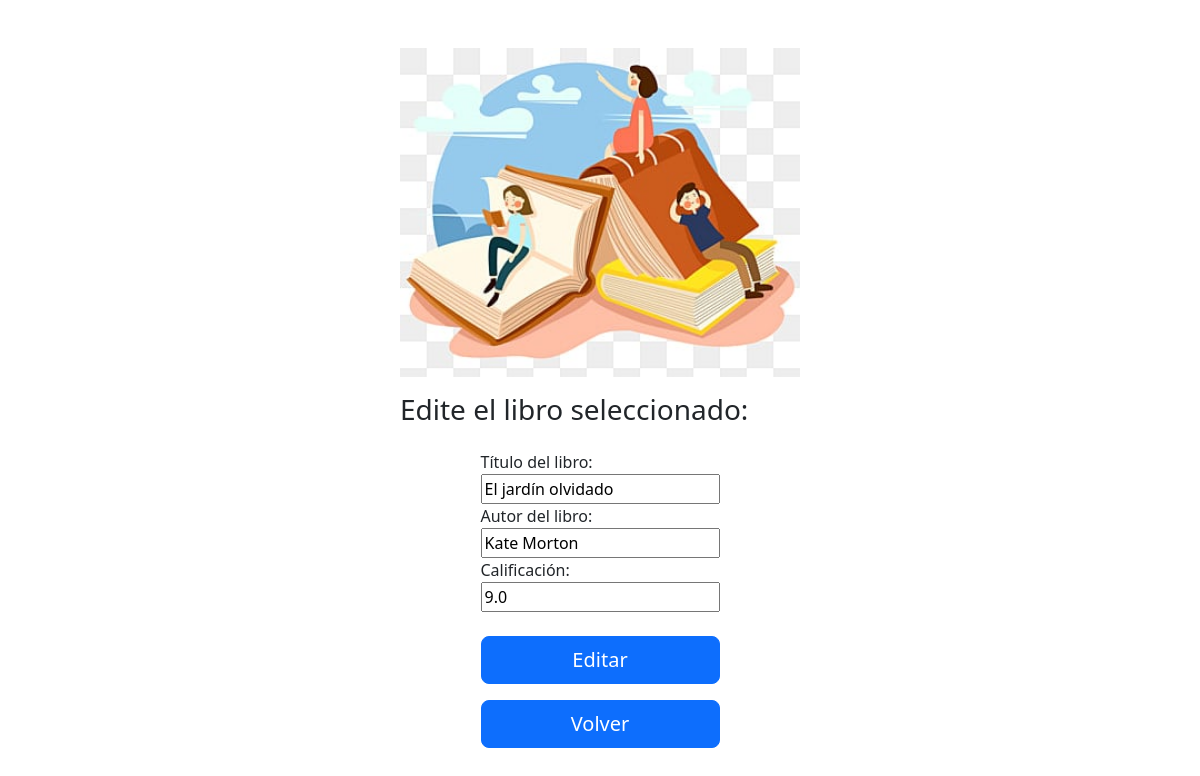
The page /edit?id=1 on the database as committed earlier.
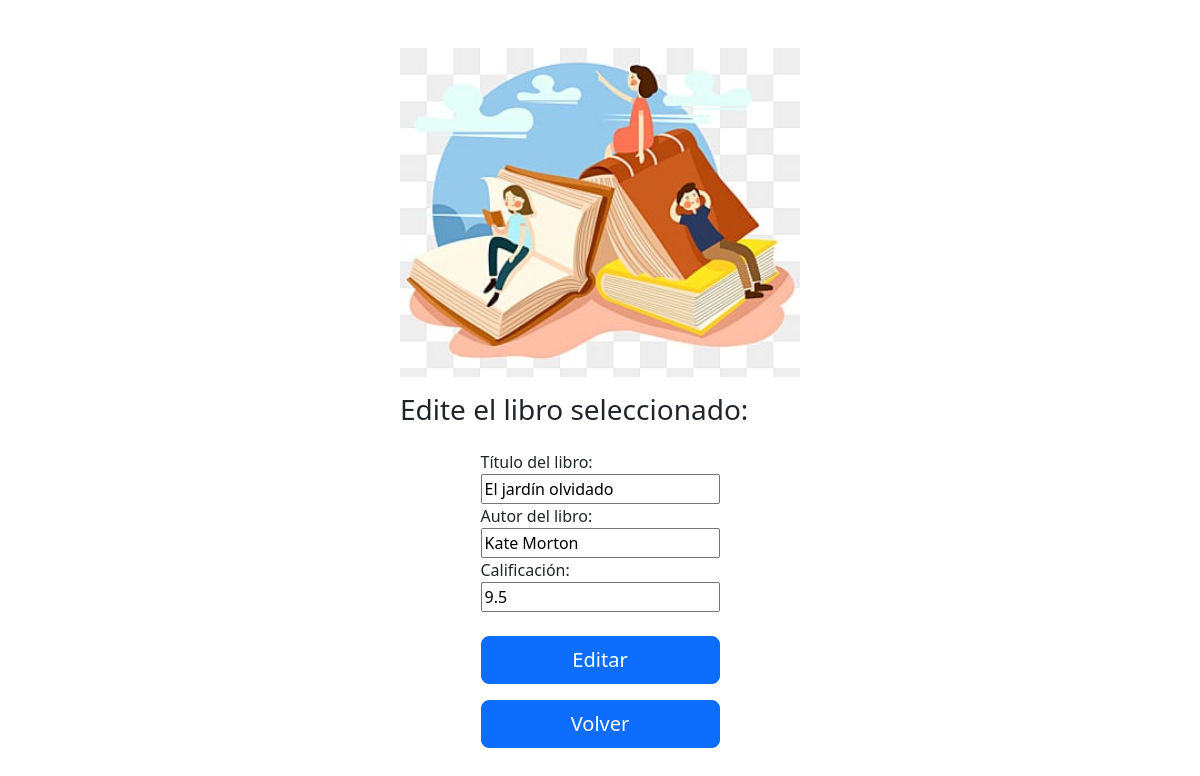
The same page on the database as committed later.
### modules/modelos.py (models this page shows)
class ModeloLibro(Base):
    __tablename__ = 'libros'
    id = Column(Integer(), primary_key=True)
    nombre = Column(String(1000), nullable=False, unique=True)
    autor = Column(String(1000), nullable=False)
    calificacion = Column(Float(), default=0.0)

### server.py (the view, shortened to what this page needs)
@app.route("/edit", methods=['GET', 'POST'])
def funcion_editar():
    libro_a_editar = gestor_libros.devolver_libro_a_editar(request.args.get('id'))
    print(libro_a_editar)
    return render_template("editar.html", libro=libro_a_editar)

### modules/dominio.py (called while the page is built)
    @property
    def id(self):
        return self.__id

    @property
    def nombre(self):
        return self.__nombre

    @property
    def autor(self):
        return self.__autor

    @property
    def calificacion(self):
        return self.__calificacion

    @id.setter
    def id(self, p_id):
        if p_id != None:
            if not isinstance(p_id, int):
                raise ValueError("El id del libro debe ser un número entero")
            self.__id = p_id
        else:
            self.__id = None

    @nombre.setter
    def nombre(self, p_nombre:str):
        if not isinstance(p_nombre, str) or p_nombre.strip() == "":
            raise ValueError("El nombre del libro debe ser un string y no debe estar vacío")
        self.__nombre = p_nombre.strip()

    @autor.setter
    def autor(self, p_autor:str):
        if not isinstance(p_autor, str) or p_autor.strip() == "":
            raise ValueError("El nombre del autor debe ser un string y no debe estar vacío")
        self.__autor = p_autor.strip()

    @calificacion.setter
    def calificacion(self, p_calificacion):
        if not isinstance(p_calificacion, (float, int)):
            raise ValueError("La calificación del libro debe ser un número entre 0 y 10")
        if p_calificacion < 0 or p_calificacion > 10:
            raise ValueError("La calificación del libro debe ser un número entre 0 y 10")
        self.__calificacion = p_calificacion

    def to_dict(self):
        return {
            "id": self.id,
            "nombre": self.nombre,
            "autor": self.autor,
            "calificacion": self.calificacion
        }

### modules/repositorio_concreto.py (called while the page is built)
    def obtener_registro_por_filtro(self, filtro, valor):
        modelo_libro = self.__session.query(ModeloLibro).filter_by(**{filtro:valor}).first()
        return self.__map_modelo_a_entidad(modelo_libro) if modelo_libro else None

    def __map_modelo_a_entidad(self, model: ModeloLibro):
        return Libro(
            model.id,
            model.nombre,
            model.autor,
            model.calificacion
        )

### modules/servicio_gestor_libros.py (called while the page is built)
    def devolver_libro_a_editar(self, id_libro):
        return self.__repo.obtener_registro_por_filtro("id", id_libro).to_dict()

### templates/editar.html (shortened to what this page needs)
<!DOCTYPE html>
<html lang="en">
<head>
    <link href="https://cdn.jsdelivr.net/npm/bootstrap@5.3.0-alpha3/dist/css/bootstrap.min.css" rel="stylesheet">
</head>
<body class="container">
    <div class="row justify-content-md-center">
        <div class="col-md-auto col-6">
            <img class="mx-auto mt-5 mb-3" src="{{ url_for('static', filename='images/libros.png') }}" width="400">
            <div class="mx-auto">
                <h3>Edite el libro seleccionado:</h3>
            </div>
        </div>
    </div>
    <div class="row justify-content-center">
        <div class="col-auto pt-3">
            <form action="{{ url_for('funcion_editar') }}" method="post">
                <label for="nombre">Título del libro:</label><br>
                <input type="text" id="nombre" name="input_nombre" value="{{libro.nombre}}" required><br>
                <label for="autor">Autor del libro:</label><br>
                <input type="text" id="autor" name="input_autor" value="{{libro.autor}}" required><br>
                <label for="calif">Calificación:</label><br>
                <input type="number" id="calif" name="input_calif" value="{{libro.calificacion}}" step=0.1 max="10" required><br><br>
                <button class="element_width w-100 btn btn-lg btn-primary" type="submit">Editar</button>
            </form>
            <div class="row flex-fill">
                <form class="pt-3" action="{{url_for('inicio')}}">
                    <button class="element_width w-100 btn btn-lg btn-primary" type="submit">Volver</button>
                </form>
            </div>
        </div>
</body>
</html>

Rows that differ between the two databases and show on the page:
changed ModeloLibro "El jardín olvidado": input_calif "9.0" → "9.5"
